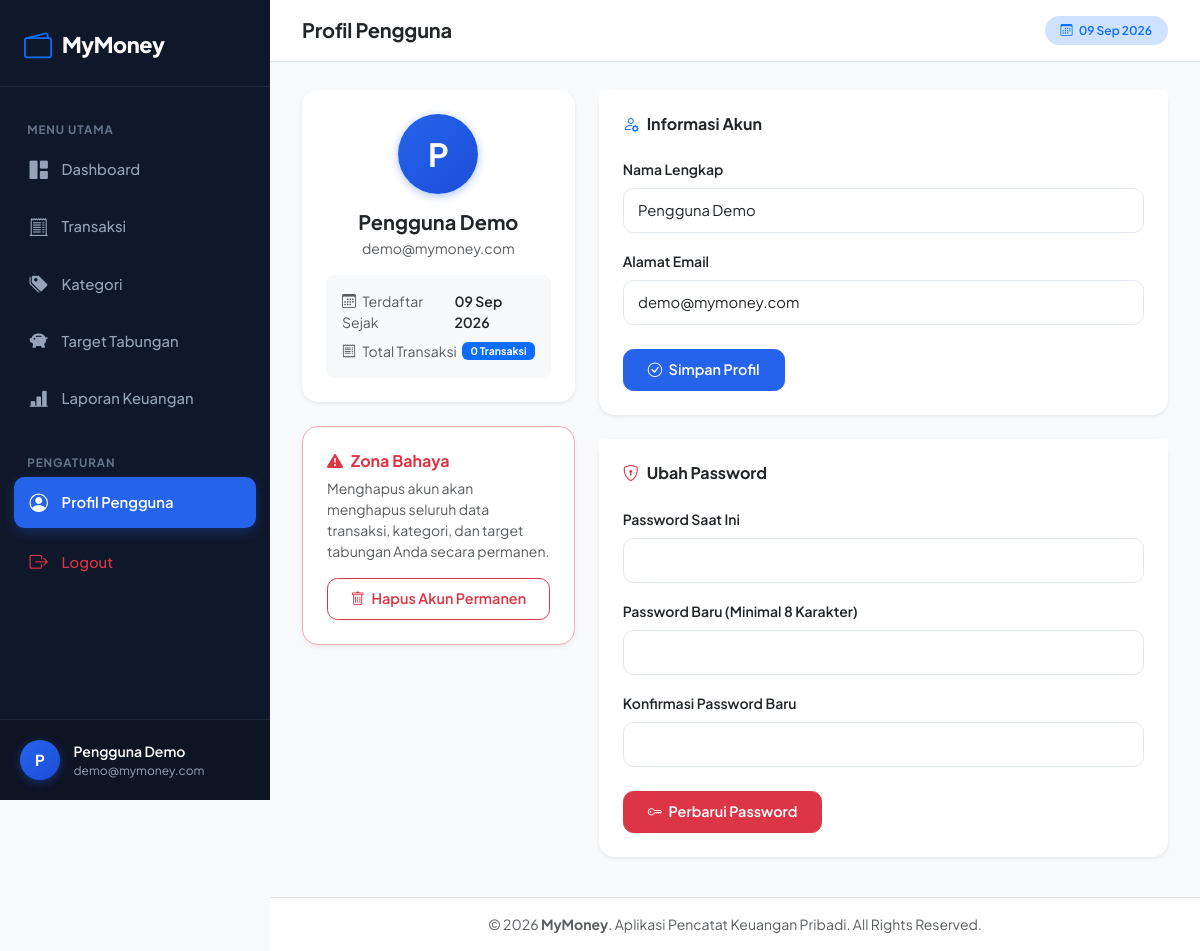
The app's page /profile/index.php (signed in) with its own data.
### tables this page shows
CREATE TABLE IF NOT EXISTS `users` (
    `id` INT AUTO_INCREMENT PRIMARY KEY,
    `name` VARCHAR(100) NOT NULL,
    `email` VARCHAR(100) NOT NULL UNIQUE,
    `password` VARCHAR(255) NOT NULL,
    `created_at` TIMESTAMP DEFAULT CURRENT_TIMESTAMP
);

### profile/index.php (the view, shortened to what this page needs)
<?php
require_once __DIR__ . '/../config/database.php';
$userId = $_SESSION['user_id'];
try {
    $stmtUser = $pdo->prepare("SELECT id, name, email, created_at FROM users WHERE id = :id LIMIT 1");
    $stmtUser->execute([':id' => $userId]);
    $user = $stmtUser->fetch();
    $stmtTransCount = $pdo->prepare("SELECT COUNT(*) AS total FROM transactions WHERE user_id = :id");
    $stmtTransCount->execute([':id' => $userId]);
    $totalTrans = $stmtTransCount->fetch()['total'];
} catch (PDOException $e) {
    error_log("Profile Fetch Error: " . $e->getMessage());
    die("Terjadi kesalahan saat memuat data profil.");
}
require_once __DIR__ . '/../includes/header.php';
require_once __DIR__ . '/../includes/sidebar.php';
?>
<div class="row g-4">
    <div class="col-12 col-lg-4">
        <div class="card border-0 shadow-sm rounded-4 bg-white p-4 text-center mb-4">
            <div class="user-avatar mx-auto mb-3" style="width: 80px; height: 80px; font-size: 2rem;">
                <?= strtoupper(substr($user['name'], 0, 1)) ?>
            </div>
            <h5 class="fw-bold text-dark mb-1"><?= htmlspecialchars($user['name']) ?></h5>
            <p class="text-muted small mb-3"><?= htmlspecialchars($user['email']) ?></p>
            <div class="bg-light p-3 rounded-3 text-start mb-0">
                <div class="d-flex align-items-center justify-content-between mb-2 small">
                    <span class="text-muted"><i class="bi bi-calendar3 me-1"></i> Terdaftar Sejak</span>
                    <span class="fw-semibold text-dark"><?= date('d M Y', strtotime($user['created_at'])) ?></span>
                </div>
                <div class="d-flex align-items-center justify-content-between small">
                    <span class="text-muted"><i class="bi bi-receipt me-1"></i> Total Transaksi</span>
                    <span class="badge bg-primary px-2 py-1"><?= number_format($totalTrans) ?> Transaksi</span>
                </div>
            </div>
        </div>
        <div class="card border-danger-subtle shadow-sm rounded-4 bg-white p-4">
            <h6 class="fw-bold text-danger mb-2">
                <i class="bi bi-exclamation-triangle-fill me-2"></i>Zona Bahaya
            </h6>
            <p class="small text-muted mb-3">
                Menghapus akun akan menghapus seluruh data transaksi, kategori, dan target tabungan Anda secara permanen.
            </p>
            <button type="button" class="btn btn-outline-danger w-100 btn-sm fw-semibold" data-bs-toggle="modal" data-bs-target="#deleteAccountModal">
                <i class="bi bi-trash me-1"></i> Hapus Akun Permanen
            </button>
        </div>
    </div>
    <div class="col-12 col-lg-8">
        <div class="card border-0 shadow-sm rounded-4 bg-white mb-4">
            <div class="card-header bg-white border-0 pt-4 px-4 pb-0">
                <h6 class="fw-bold text-dark mb-0"><i class="bi bi-person-gear me-2 text-primary"></i>Informasi Akun</h6>
            </div>
            <div class="card-body p-4">
                <form action="index.php" method="POST" autocomplete="off">
                    <div class="mb-3">
                        <label for="name" class="form-label small fw-semibold">Nama Lengkap</label>
                        <input type="text" class="form-control" id="name" name="name" value="<?= htmlspecialchars($user['name']) ?>" required>
                    </div>
                    <div class="mb-4">
                        <label for="email" class="form-label small fw-semibold">Alamat Email</label>
                        <input type="email" class="form-control" id="email" name="email" value="<?= htmlspecialchars($user['email']) ?>" required>
                    </div>
                    <button type="submit" class="btn btn-primary px-4">
                        <i class="bi bi-check-circle me-1"></i> Simpan Profil
                    </button>
                </form>
            </div>
        </div>
        <div class="card border-0 shadow-sm rounded-4 bg-white">
            <div class="card-header bg-white border-0 pt-4 px-4 pb-0">
                <h6 class="fw-bold text-dark mb-0"><i class="bi bi-shield-lock me-2 text-danger"></i>Ubah Password</h6>
            </div>
            <div class="card-body p-4">
                <form action="index.php" method="POST" autocomplete="off">
                    <div class="mb-3">
                        <label for="current_password" class="form-label small fw-semibold">Password Saat Ini</label>
                        <input type="password" class="form-control" id="current_password" name="current_password" required>
                    </div>
                    <div class="mb-3">
                        <label for="new_password" class="form-label small fw-semibold">Password Baru (Minimal 8 Karakter)</label>
                        <input type="password" class="form-control" id="new_password" name="new_password" required>
                    </div>
                    <div class="mb-4">
                        <label for="confirm_password" class="form-label small fw-semibold">Konfirmasi Password Baru</label>
                        <input type="password" class="form-control" id="confirm_password" name="confirm_password" required>
                    </div>
                    <button type="submit" class="btn btn-danger px-4">
                        <i class="bi bi-key me-1"></i> Perbarui Password
                    </button>
                </form>
            </div>
        </div>
    </div>
</div>
<?php require_once __DIR__ . '/../includes/footer.php'; ?>

### assets/css/style.css (style rules this page uses)
:root { --primary-color: #2563eb; --primary-hover: #1d4ed8; --primary-light: #eff6ff; --secondary-color: #64748b; --success-color: #10b981; --success-light: #ecfdf5; --danger-color: #ef4444; --danger-light: #fef2f2; --warning-color: #f59e0b; --warning-light: #fffbeb; --info-color: #06b6d4; --info-light: #ecfeff; --bg-light: #f8fafc; --card-bg: #ffffff; --text-primary: #0f172a; --text-secondary: #475569; --text-muted: #64748b; --sidebar-width: 270px; --sidebar-bg: #0f172a; --sidebar-color: #94a3b8; --sidebar-active-bg: #2563eb; --sidebar-active-color: #ffffff; --border-color: #e2e8f0; --card-radius: 1.25rem; --btn-radius: 0.65rem; --input-radius: 0.65rem; --shadow-sm: 0 1px 3px 0 rgba(0, 0, 0, 0.05), 0 1px 2px -1px rgba(0, 0, 0, 0.05); --shadow-md: 0 4px 6px -1px rgba(0, 0, 0, 0.06), 0 2px 4px -2px rgba(0, 0, 0, 0.05); --shadow-lg: 0 10px 25px -5px rgba(15, 23, 42, 0.08), 0 8px 10px -6px rgba(15, 23, 42, 0.04); --max-content-width: 1360px; }
*, *::before, *::after { box-sizing: border-box; }
html, body { width: 100%; height: 100%; margin: 0; padding: 0; overflow-x: hidden; font-family: 'Plus Jakarta Sans', -apple-system, BlinkMacSystemFont, sans-serif; background-color: var(--bg-light); color: var(--text-primary); -webkit-font-smoothing: antialiased; -moz-osx-font-smoothing: grayscale; }
.user-avatar { width: 40px; height: 40px; border-radius: 50%; background: linear-gradient(135deg, #2563eb, #1d4ed8); color: #ffffff; display: flex; align-items: center; justify-content: center; font-weight: 700; font-size: 0.95rem; flex-shrink: 0; box-shadow: 0 2px 8px rgba(37, 99, 235, 0.4); }
.card { border: 1px solid var(--border-color); border-radius: var(--card-radius); background-color: var(--card-bg); box-shadow: var(--shadow-sm); transition: transform 0.25s ease, box-shadow 0.25s ease; }
.form-control, .form-select { border-radius: var(--input-radius); border: 1px solid var(--border-color); padding: 0.65rem 0.9rem; font-size: 0.925rem; transition: all 0.2s ease; }
.btn { border-radius: var(--btn-radius); padding: 0.6rem 1.15rem; font-weight: 600; font-size: 0.9rem; transition: all 0.2s ease; }
.btn-primary { background-color: var(--primary-color); border-color: var(--primary-color); }

### records on screen
users: name "P", name "Pengguna Demo", email "demo@mymoney.com", created_at "09 Sep 2026"

### other values on screen
$initial "P"
$userName "Pengguna Demo"
$userEmail "demo@mymoney.com"
$page_heading "Profil Pengguna"
$totalTrans "0"
